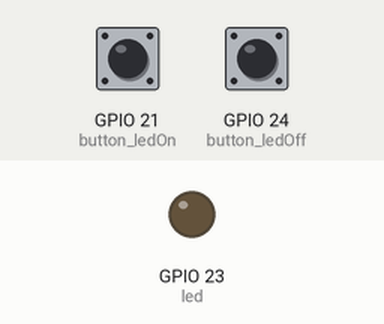
Bench run of a program on a simulated Raspberry Pi (BCM pin numbers). Parts: output pins drawn as LEDs (lit = HIGH). The inputs (shaded band) are chosen by the test bench; at power-on: GPIO 21 (button_ledOn) HIGH, GPIO 24 (button_ledOff) HIGH.

Above: at 1.2 s.
1.3 s: GPIO 21 (button_ledOn) pulled LOW for 0.15 s
At 2.0 s:
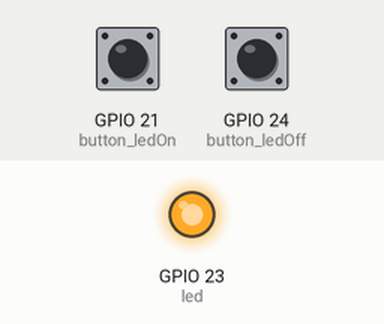
2.9 s: GPIO 24 (button_ledOff) pulled LOW for 0.15 s
At 4.2 s:
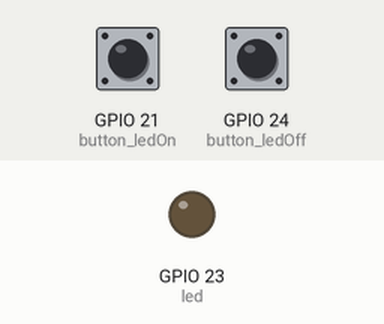
4.5 s: GPIO 21 (button_ledOn) pulled LOW for 1 s
At 6.9 s:
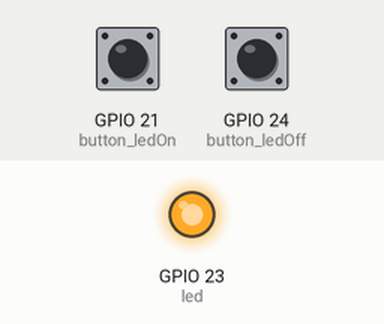
Timing chart, 0 to 8.4 s (numbered marks = the images above; inputs shaded):
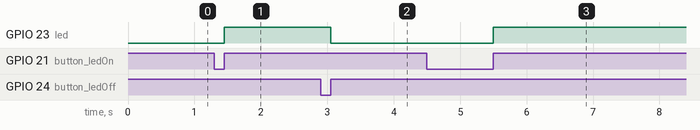

The program:

gpio_led_button2.py
```python
import RPi.GPIO as GPIO
import time

def button_ledOn_pressed(channel):
	GPIO.output(led,1)

def button_ledOff_pressed(channel):
	GPIO.output(led,0)


GPIO.setmode(GPIO.BCM)
GPIO.setwarnings(False)

led = 23
GPIO.setup(led, GPIO.OUT)

button_ledOn = 21
GPIO.setup(button_ledOn, GPIO.IN, GPIO.PUD_UP)
GPIO.add_event_detect(button_ledOn, GPIO.RISING, bouncetime = 200)
GPIO.add_event_callback(button_ledOn, button_ledOn_pressed)

button_ledOff = 24
GPIO.setup(button_ledOff, GPIO.IN, GPIO.PUD_UP)
GPIO.add_event_detect(button_ledOff, GPIO.RISING, bouncetime = 200)
GPIO.add_event_callback(button_ledOff, button_ledOff_pressed)

while True:
	continue
```

Measured:
- after the input at 1.3 s, GPIO 23 (led): LOW → HIGH after 0.15 s
- after the input at 2.9 s, GPIO 23 (led): HIGH → LOW after 0.15 s
- after the input at 4.5 s, GPIO 23 (led): LOW → HIGH after 1.0 s
